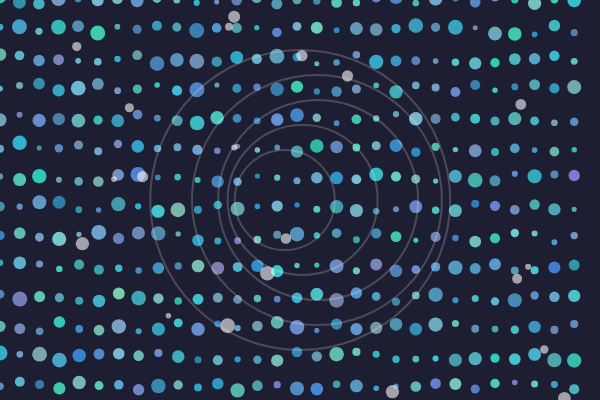
Frame 1 (no input)
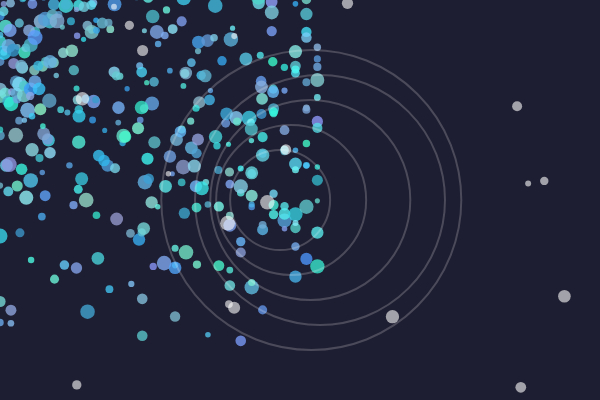
Frame 60 (no input)
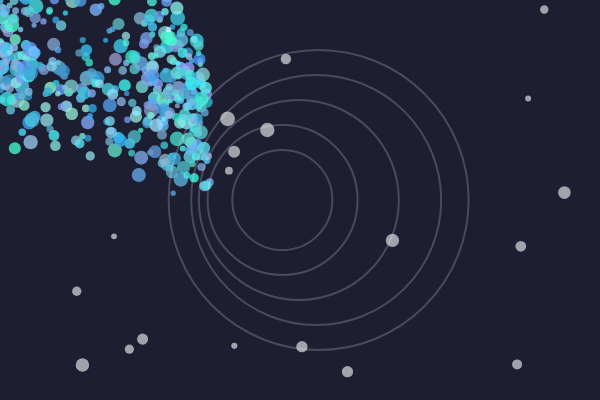
Frame 120 (the mouse pressed at the canvas centre since frame 60)

The p5.js sketch that drew these frames (run headless with seeded random() and noise() and a simulated clock; from frame 60 on, the mouse is pressed at the canvas centre):

// p5.js sketch
// ── sketch.js
let particles = [];
let waveOffset = 0;
let bubbles = [];

function setup() {
  createCanvas(600, 400);

  // 파티클 생성
  for (let x = 0; x < width; x += 20) {
    for (let y = 0; y < height; y += 30) {
      particles.push(new Particle(x, y));
    }
  }
  createBubbles();
}


function draw() {
  background(30, 30, 50); // 어두운 배경

  waveOffset += 0.05; // 전체 파도 움직임

  particles.forEach((particle) => {
    particle.update(mouseX, mouseY); // 마우스에 따라 움직임 업데이트
    particle.show(); // 파티클 그리기
  });
  drawRefraction();
  drawBubbles();
}

function drawRefraction() {
  noFill();
  stroke(255, 50); // 희미한 굴절 효과
  strokeWeight(2);
  for (let i = 0; i < 5; i++) {
    let xOffset = sin(frameCount * 0.01 + i) * 20;
    ellipse(width / 2 + xOffset, height / 2, 300 - i * 50);
  }
}

function createBubbles() {
  for (let i = 0; i < 20; i++) {
    bubbles.push(new Bubble(random(width), random(height)));
  }
}

function drawBubbles() {
  bubbles.forEach((bubble) => {
    bubble.update();
    bubble.show();
  });
}


// ── Particle.js
// A simple Particle class
class Particle {
    constructor(x, y) {
      this.pos = createVector(x, y); // 초기 위치
      this.baseY = y; // 기준 Y 위치
      this.size = random(5, 15); // 파티클 크기
      this.color = color(random(50, 150), random(150, 255), random(200, 255), 200); // 색상
      this.offset = random(0, TWO_PI); // 개별 파티클의 위상 차이
      this.amp = random(20, 50); // 진폭
      this.freq = random(0.02, 0.1); // 주파수
    }

    update(mouseX, mouseY) {
        // 마우스와의 거리 계산
        let distance = dist(this.pos.x, this.pos.y, mouseX, mouseY);
    
        // 사인파 기반 움직임
        let wave = sin(waveOffset + this.offset) * this.amp;
        let attraction = map(distance, 0, width / 2, 50, 0); // 마우스 근처로 끌림
    
        // 마우스에 가까울수록 강하게 반응
        if (distance < width / 2) {
          this.pos.x += (mouseX - this.pos.x) * 0.02;
          this.pos.y += (mouseY - this.baseY) * 0.02 + wave;
        } else {
          this.pos.y = this.baseY + wave; // 멀리 있으면 기본 파도 움직임
        }
      }
    
      // 파티클 그리기
      show() {
        noStroke();
        fill(this.color);
        ellipse(this.pos.x, this.pos.y, this.size);
      }
      update(mouseX, mouseY) {
        let distance = dist(this.pos.x, this.pos.y, mouseX, mouseY);
        let attraction = map(distance, 0, width / 2, 1, 0);
      
        if (distance < width / 2) {
          this.pos.x += (mouseX - this.pos.x) * 0.02 * attraction;
          this.pos.y += (mouseY - this.pos.y) * 0.02 * attraction;
        }
      
        // 물속처럼 느린 감속
        this.pos.x *= 0.99; 
        this.pos.y *= 0.99;
      
        // 파도 형태 유지
        this.pos.y += sin(waveOffset + this.offset) * this.amp * 0.1;
      }
    
    }
  
    class Bubble {
        constructor(x, y) {
          this.pos = createVector(x, y);
          this.size = random(5, 15);
          this.speed = random(1, 3);
        }
      
        update() {
          this.pos.y -= this.speed; // 위로 이동
          if (this.pos.y < 0) this.pos.y = height + random(50); // 화면 위를 넘어가면 재생성
        }
      
        show() {
          noStroke();
          fill(255, 150); // 반투명 흰색
          ellipse(this.pos.x, this.pos.y, this.size);
        }
      }
      

// ── ParticleSystem.js
class ParticleSystem {
    constructor() {
      this.particles = []; // 파티클 리스트
      this.bubbles = []; // 기포 리스트
      this.waveOffset = 0; // 파도 움직임 오프셋
    }
  
    createParticles() {
      for (let x = 0; x < width; x += 20) {
        for (let y = 0; y < height; y += 30) {
          this.particles.push(new Particle(x, y));
        }
      }
    }
  
    createBubbles() {
      for (let i = 0; i < 20; i++) {
        this.bubbles.push(new Bubble(random(width), random(height)));
      }
    }
  
    update(mouseX, mouseY) {
      this.waveOffset += 0.05; // 파도 움직임 업데이트
      this.particles.forEach((particle) => {
        particle.update(mouseX, mouseY, this.waveOffset);
      });
      this.bubbles.forEach((bubble) => {
        bubble.update();
      });
    }
  
    show() {
      this.particles.forEach((particle) => {
        particle.show();
      });
      this.bubbles.forEach((bubble) => {
        bubble.show();
      });
    }
  
    drawBackgroundLight() {
      noFill();
      stroke(255, 255, 255, 20); // 연한 흰색 선
      strokeWeight(1);
      for (let i = 0; i < 10; i++) {
        let offset = sin(frameCount * 0.02 + i) * 20; // 시간에 따른 흔들림
        beginShape();
        for (let x = 0; x <= width; x += 20) {
          let y = height / 2 + sin(frameCount * 0.02 + x * 0.05) * 50 + offset;
          vertex(x, y);
        }
        endShape();
      }
    }
  
    drawGradientBackground() {
      for (let y = 0; y < height; y++) {
        let c = lerpColor(color(20, 30, 50), color(10, 10, 30), y / height);
        stroke(c);
        line(0, y, width, y);
      }
    }
  }
// ── tricle.js
class tricle extends Particle{
 constructor(position){
 super(position);
}
 display() {
    stroke(200,this.lifespan);
    strokeWeight(2);
    fill(100,this.lifespan);
    rect(this.position.x, this.position.y, this.w*7, this.w*15)
 }
}
